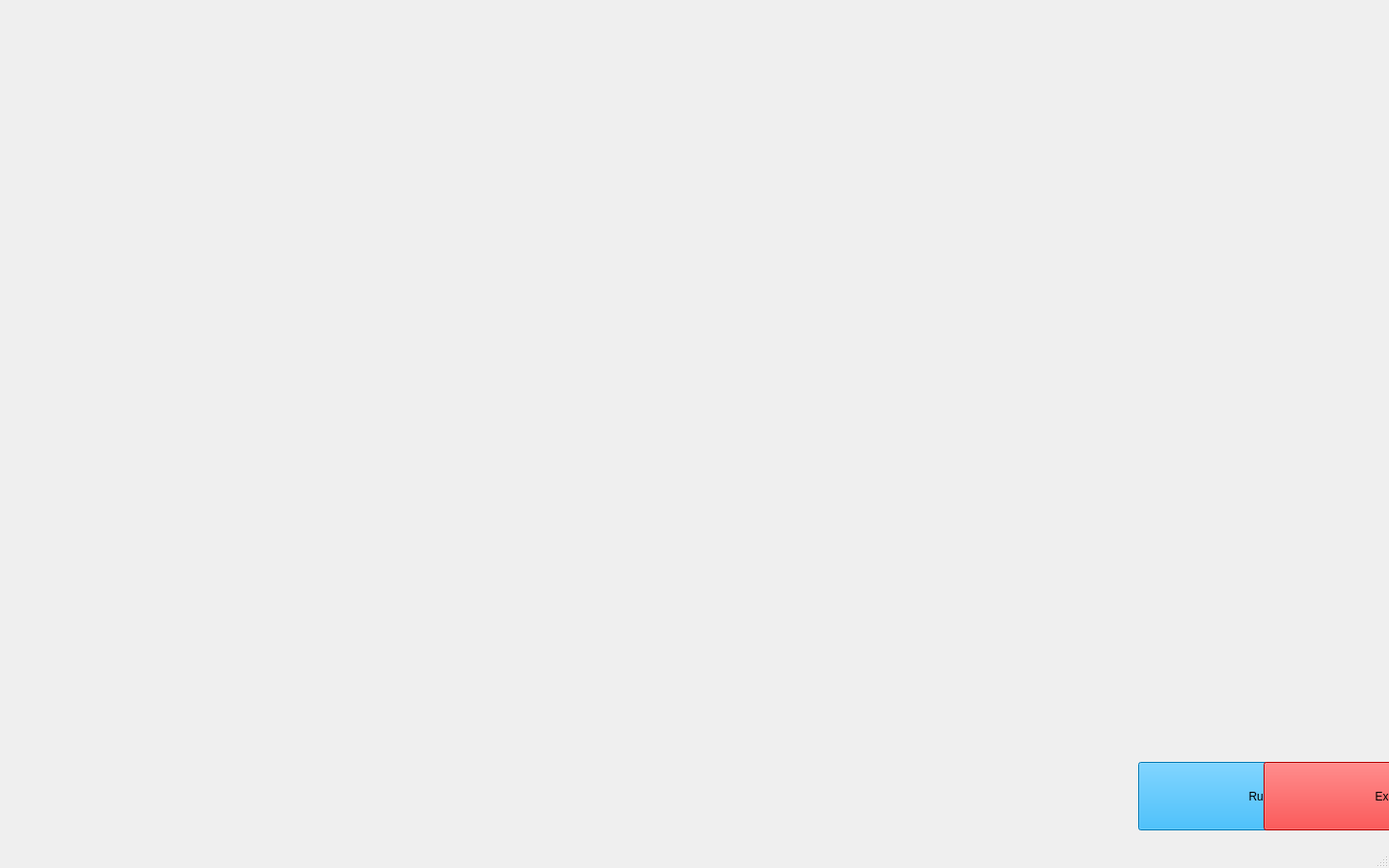
<?xml version="1.0" encoding="UTF-8"?>
<ui version="4.0">
 <class>MainWindow</class>
 <widget class="QMainWindow" name="MainWindow">
  <property name="geometry">
   <rect>
    <x>0</x>
    <y>0</y>
    <width>1440</width>
    <height>900</height>
   </rect>
  </property>
  <property name="windowTitle">
   <string>MainWindow</string>
  </property>
  <widget class="QWidget" name="centralwidget">
   <widget class="QLabel" name="label">
    <property name="geometry">
     <rect>
      <x>0</x>
      <y>0</y>
      <width>1440</width>
      <height>900</height>
     </rect>
    </property>
    <property name="text">
     <string/>
    </property>
    <property name="pixmap">
     <pixmap>Alpha/utils/images/live_wallpaper.gif</pixmap>
    </property>
    <property name="scaledContents">
     <bool>true</bool>
    </property>
   </widget>
   <widget class="QPushButton" name="pushButton">
    <property name="geometry">
     <rect>
      <x>1180</x>
      <y>790</y>
      <width>251</width>
      <height>71</height>
     </rect>
    </property>
    <property name="styleSheet">
     <string notr="true">background-color: rgb(0, 170, 255);
font: 75 18pt &quot;MS Shell Dlg 2&quot;;</string>
    </property>
    <property name="text">
     <string>Run</string>
    </property>
   </widget>
   <widget class="QPushButton" name="pushButton_2">
    <property name="geometry">
     <rect>
      <x>1310</x>
      <y>790</y>
      <width>251</width>
      <height>71</height>
     </rect>
    </property>
    <property name="styleSheet">
     <string notr="true">background-color:rgb(255, 0, 0);
font: 75 18pt &quot;MS Shell Dlg 2&quot;;</string>
    </property>
    <property name="text">
     <string>Exit</string>
    </property>
   </widget>
   <widget class="QLabel" name="label_2">
    <property name="geometry">
     <rect>
      <x>10</x>
      <y>10</y>
      <width>401</width>
      <height>91</height>
     </rect>
    </property>
    <property name="text">
     <string/>
    </property>
    <property name="pixmap">
     <pixmap>Alpha/utils/images/initiating.gif</pixmap>
    </property>
   </widget>
   <widget class="QTextBrowser" name="textBrowser">
    <property name="geometry">
     <rect>
      <x>640</x>
      <y>30</y>
      <width>291</width>
      <height>61</height>
     </rect>
    </property>
    <property name="styleSheet">
     <string notr="true">font: 75 16pt &quot;MS Shell Dlg 2&quot;;
background-color:transparent;
border-radius:none;
</string>
    </property>
   </widget>
   <widget class="QTextBrowser" name="textBrowser_2">
    <property name="geometry">
     <rect>
      <x>930</x>
      <y>30</y>
      <width>291</width>
      <height>61</height>
     </rect>
    </property>
    <property name="styleSheet">
     <string notr="true">font: 75 16pt &quot;MS Shell Dlg 2&quot;;
background-color:transparent;
border-radius:none;</string>
    </property>
   </widget>
   <widget class="QTextBrowser" name="textBrowser_3">
    <property name="geometry">
     <rect>
      <x>1000</x>
      <y>500</y>
      <width>431</width>
      <height>281</height>
     </rect>
    </property>
    <property name="styleSheet">
     <string notr="true">font: 11pt &quot;MS Shell Dlg 2&quot;;
background-color:transparent;</string>
    </property>
   </widget>
  </widget>
  <widget class="QMenuBar" name="menubar">
   <property name="geometry">
    <rect>
     <x>0</x>
     <y>0</y>
     <width>1440</width>
     <height>26</height>
    </rect>
   </property>
  </widget>
  <widget class="QStatusBar" name="statusbar"/>
 </widget>
 <resources/>
 <connections/>
</ui>
